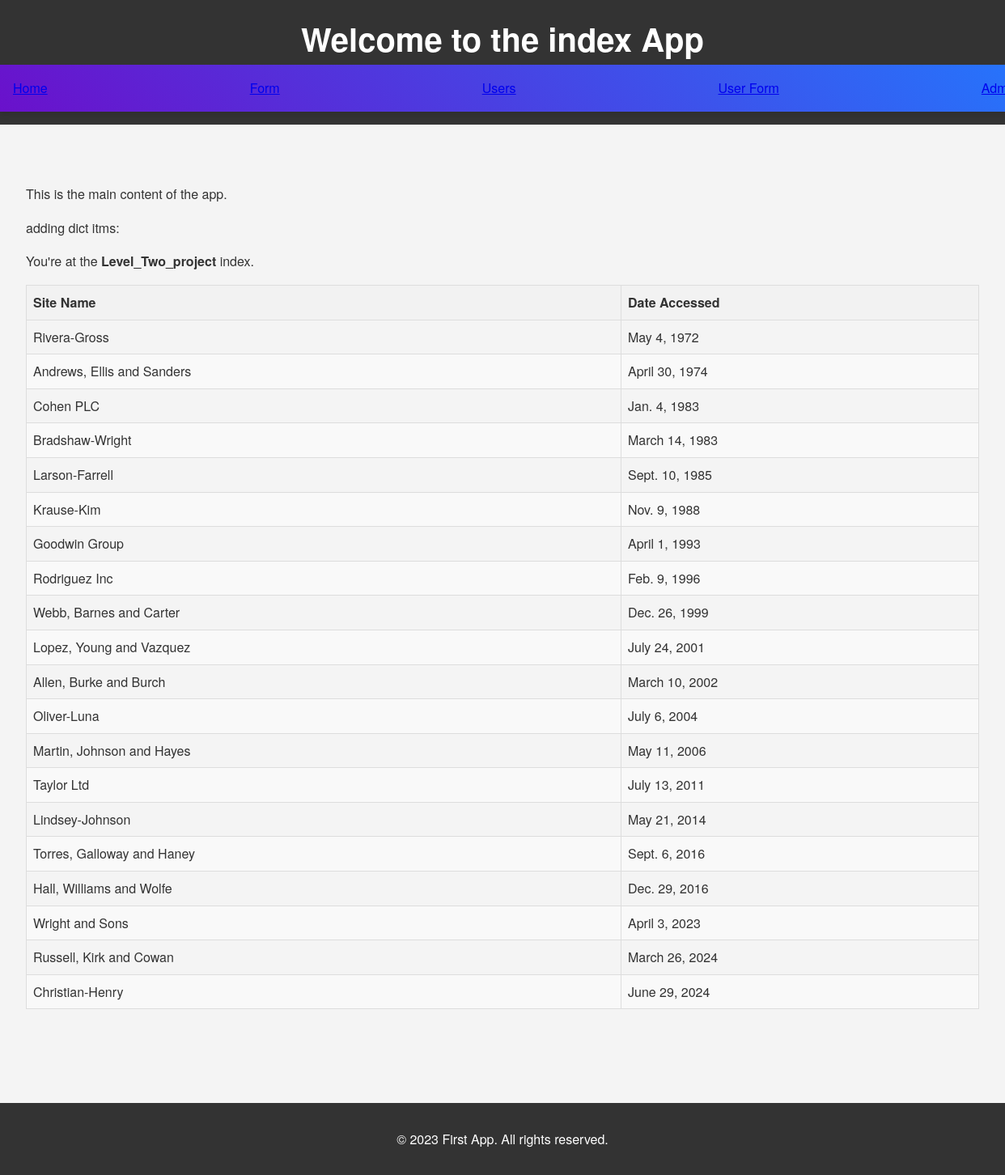
The page / on the database its author committed.
### first_app/models.py (models this page shows, shortened)
class AccessRecord(models.Model):
    name = models.ForeignKey(Webpage, on_delete=models.CASCADE)
    date = models.DateField()

class Webpage(models.Model):
    topic = models.ForeignKey(Topic, on_delete=models.CASCADE)
    name = models.CharField(max_length=264, unique=True)
    url = models.URLField(unique=True)
    def __str__(self):
        return self.name

### first_app/views.py (the view)
# urls.py: path('', views.index, name='index'),
def index(request):
    webpages_list = AccessRecord.objects.order_by('date')
    date_dict = {'access_records': webpages_list}
    my_dict = {'my_variable': mark_safe("<p>Hello, world. You're at the <b>Level_Two_project</b> index.</p>")}
    context = {**date_dict, **my_dict}
    return render(request, 'first_app/index.html', context=context)

### first_app/templates/first_app/index.html (shortened to what this page needs)
{% extends 'first_app/base.html' %}
{% block content %}
<br>
<p>This is the main content of the app.</p>
<p>adding dict itms:{{ my_variable|cut:'Hello, world. ' }}</p>
<div class="djangotwo">
    {% if access_records %}
    <table>
            <th>Site Name</th>
            <th>Date Accessed</th>
        <tbody>
            {% for record in access_records %}
            <tr>
                <td>{{ record.name }}</td>
                <td>{{ record.date }}</td>
            </tr>
            {% endfor %}
        </tbody>
    </table>
    {% else %}
    <p>No access records found</p>
    {% endif %}
</div>
<br>
<br>
{% endblock %}

### first_app/templates/first_app/base.html (shortened to what this page needs)
{% load static %}
<!DOCTYPE html>
<html lang="en">
<head>
    <link rel="stylesheet" href="{% static 'css/style.css' %}">
</head>
<body>
    <header>
        <h1>Welcome to the index App</h1>
        <nav>
            <a href="{% url 'first_app:index' %}">Home</a>
            <a href="{% url 'first_app:form_name_view' %}">Form</a>
            <a href="{% url 'first_app:users' %}">Users</a>
            <a href="{% url 'first_app:userform' %}">User Form</a>
            <a href="{% url 'admin:index' %}">Admin</a>
        </nav>
    </header>
    <main>
        {% block content %}
        {% endblock %}
    </main>
    <footer>
        <p>&copy; 2023 First App. All rights reserved.</p>
    </footer>
</body>
</html>

### static/css/style.css (style rules this page uses)
nav { background: linear-gradient(45deg, #6a11cb, #2575fc); padding: 1rem; display: flex; justify-content: space-between; align-items: center; box-shadow: 0 4px 6px rgba(0, 0, 0, 0.1); width: 100%; z-index: 1000; }
body { font-family: 'Helvetica Neue', Arial, sans-serif; margin: 0; padding: 0; background-color: #f4f4f4; color: #333; line-height: 1.6; }
header { background: #333; color: #fff; padding: 1rem 0; text-align: center; width: 100%; position: relative; z-index: 1000; }
header h1 { margin: 0; font-size: 2.5rem; }
main { padding: 2rem; min-height: 80vh; }
main p { margin-bottom: 1rem; }
table { width: 100%; border-collapse: collapse; margin-bottom: 2rem; }
table th, table td { border: 1px solid #ddd; padding: 0.5rem; text-align: left; }
table th { background-color: #f2f2f2; }
table tr:nth-child(even) { background-color: #f9f9f9; }
footer { background: #333; color: #fff; text-align: center; padding: 1rem 0; width: 100%; position: relative; }

### rows shown on the page
AccessRecord: name "Rivera-Gross", date "May 4, 1972"
AccessRecord: name "Andrews, Ellis and Sanders", date "April 30, 1974"
AccessRecord: name "Cohen PLC", date "Jan. 4, 1983"
AccessRecord: name "Bradshaw-Wright", date "March 14, 1983"
AccessRecord: name "Larson-Farrell", date "Sept. 10, 1985"
AccessRecord: name "Krause-Kim", date "Nov. 9, 1988"
AccessRecord: name "Goodwin Group", date "April 1, 1993"
AccessRecord: name "Rodriguez Inc", date "Feb. 9, 1996"
AccessRecord: name "Webb, Barnes and Carter", date "Dec. 26, 1999"
AccessRecord: name "Lopez, Young and Vazquez", date "July 24, 2001"
AccessRecord: name "Allen, Burke and Burch", date "March 10, 2002"
AccessRecord: name "Oliver-Luna", date "July 6, 2004"
AccessRecord: name "Martin, Johnson and Hayes", date "May 11, 2006"
AccessRecord: name "Taylor Ltd", date "July 13, 2011"
AccessRecord: name "Lindsey-Johnson", date "May 21, 2014"
AccessRecord: name "Torres, Galloway and Haney", date "Sept. 6, 2016"
AccessRecord: name "Hall, Williams and Wolfe", date "Dec. 29, 2016"
AccessRecord: name "Wright and Sons", date "April 3, 2023"
AccessRecord: name "Russell, Kirk and Cowan", date "March 26, 2024"
AccessRecord: name "Christian-Henry", date "June 29, 2024"

### other values the page prints
{{ my_variable|cut:'Hello, world. ' }} "You're at the Level_Two_project index."
